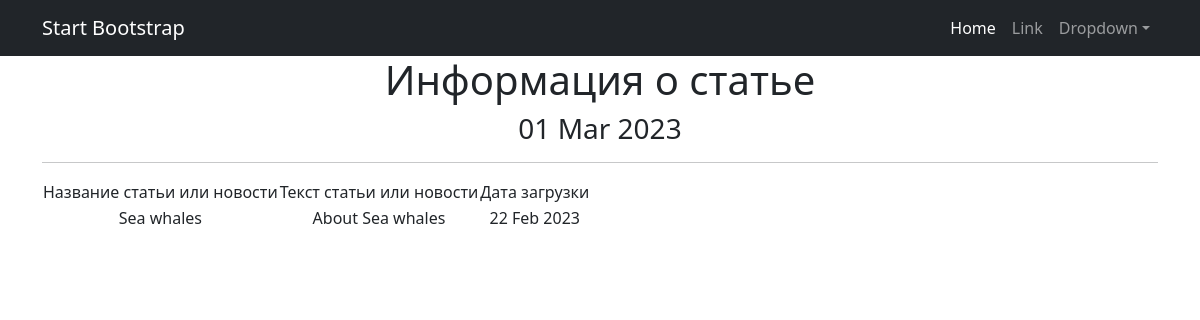
Screenshot of /posts/8 with the database file from the repository.
### news/models.py (models this page shows, shortened)
class Post(models.Model):
    author = models.ForeignKey(Author, on_delete=models.CASCADE)
    NEWS = 'NW'
    ARTICLE = 'AR'
    CATEGORY_CHOICES = (
        (NEWS, "Новость"),
        (ARTICLE, "Статья"),
    )
    categoryType = models.CharField(max_length=2, choices=CATEGORY_CHOICES, default=ARTICLE)
    dateCreation = models.DateTimeField(auto_now_add=True)
    postCategory = models.ManyToManyField(Category, through='PostCategory')
    title = models.CharField(max_length=128)
    text = models.TextField()
    rating = models.SmallIntegerField(default=0)

### news/views.py (the view)
# urls.py: path('<int:pk>', PostDetail.as_view(), name='post_detail'),
class PostDetail(DetailView):
    model = Post
    template_name = 'post.html'
    context_object_name = 'post'
    def get_context_data(self, **kwargs):
        context = super().get_context_data(**kwargs)
        context['time_now'] = datetime.utcnow()
        return context

### news/templatetags/custom_filters.py (called while the page is built)
@register.filter()
def censor(value):
    bad_words = ['idiot', 'stupid', 'donkey', 'Stupid']
    if not isinstance(value, str):
        raise TypeError(f"unresolved type '{type(value)}' expected  type 'str'")
    for word in value.split():
        if word.lower() in bad_words:
            value = value.replace(word, f"{word[0]}{'*' * (len(word) - 1)}")
    return value

### templates/post.html (shortened to what this page needs)
{% extends 'flatpages/default.html' %}
{% load custom_filters %}
{% block content %}
  <h1>Информация о статье</h1>
   <h3>{{ time_now|date:'d M Y' }}</h3>
<hr>
       <table>
           <tr>
               <td>Название статьи или новости</td>
               <td>Текст статьи или новости</td>
               <td>Дата загрузки</td>
           <tr>
               <td>{{ post.title|censor }}</td>
               <td>{{ post.text|censor }}</td>
               <td>{{ post.dateCreation|date:'d M Y ' }}</td>
       </table>
{% endblock content %}

### rows the page displays
Post: title|censor "Sea whales", text|censor "About Sea whales", dateCreation "22 Feb 2023"

### other values shown
{{ time_now|date:'d M Y' }} "01 Mar 2023"
